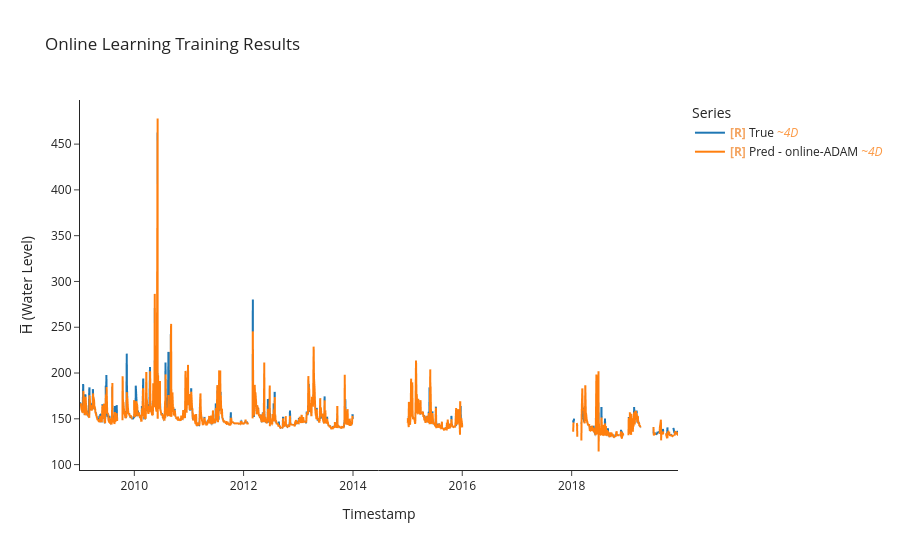

Source (notebook cell):
### Markdown cell above
## Online Training using ADAM

### Code cell
model, optimizer, criterion = build_mlp(LOOKBACK*N_FEATURES, HORIZON)

y_true, y_pred, time_indices, cutom_adam_batch_losses = uf.train_model_online(model, optimizer,criterion,
                                                                              train_ds, train_df,
                                                                              LOOKBACK, HORIZON, BATCH_SIZE)
#training results
uf.calculate_metrics_and_plot({"online-ADAM": (y_true, y_pred, time_indices)}, 
                              plot_title="Online Learning Training Results",
                              export_metrics= True,
                              export_html= True,
                              export_file_name='results/training/Online Learning Training Results')

### Figure 1 — Plotly figure (JSON) as saved in the notebook; plotly's stock layout.template omitted (floating-point values rounded to 4 significant figures; data arrays with more than 128 entries replaced by an {"elided": "..."} marker saying what was removed)
{"data": [{"hovertemplate": "Legend=True<br>Timestamp=%{x}<br>H̅ (Water Level)=%{y}<extra></extra>", "legendgroup": "True", "line": {"color": "#1f77b4", "dash": "solid", "width": 2}, "marker": {"symbol": "circle"}, "mode": "lines", "name": "<b style=\"color:sandybrown\">[R]</b> True <i style=\"color:#fc9944\">~4D</i>", "showlegend": true, "type": "scattergl", "uid": "bc1f90dd-dc6f-4d3f-bffc-8633177facd5", "x": {"elided": "1011 str values"}, "xaxis": "x", "y": {"elided": "1011 float values"}, "yaxis": "y"}, {"hovertemplate": "Legend=Pred - online-ADAM<br>Timestamp=%{x}<br>H̅ (Water Level)=%{y}<extra></extra>", "legendgroup": "Pred - online-ADAM", "line": {"color": "#ff7f0e", "dash": "solid", "width": 2}, "marker": {"symbol": "circle"}, "mode": "lines", "name": "<b style=\"color:sandybrown\">[R]</b> Pred - online-ADAM <i style=\"color:#fc9944\">~4D</i>", "showlegend": true, "type": "scattergl", "uid": "232a7c55-9e40-4db3-be59-994695c946ef", "x": {"elided": "1012 str values"}, "xaxis": "x", "y": {"elided": "1012 float values"}, "yaxis": "y"}], "layout": {"height": 550, "legend": {"title": {"text": "Series"}, "tracegroupgap": 0}, "title": {"text": "Online Learning Training Results"}, "xaxis": {"anchor": "y", "domain": [0, 1], "title": {"text": "Timestamp"}}, "yaxis": {"anchor": "x", "domain": [0, 1], "title": {"text": "H̅ (Water Level)"}}}}
